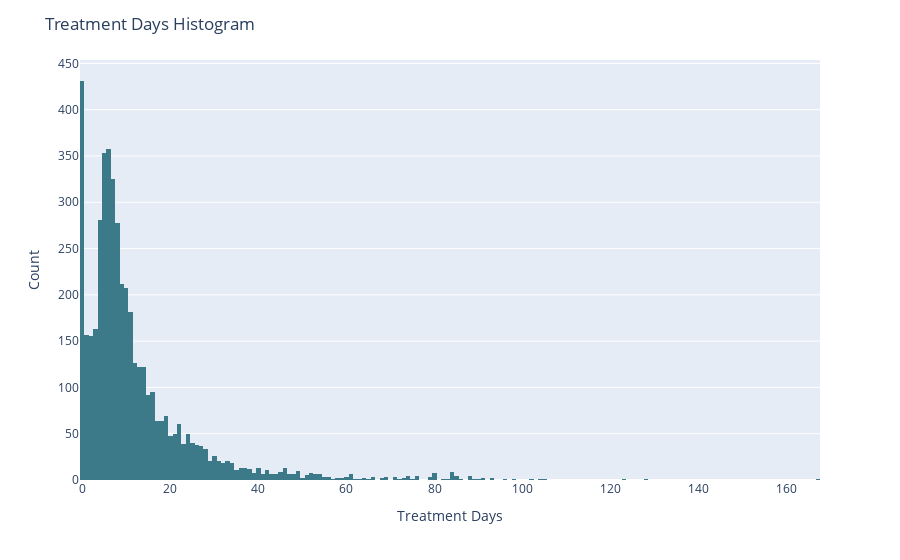

Notebook code for this chart:
### Markdown cell above
## Revisión de Días de tratamiento por paciente

### Code cell
ptDF = df[['Patient ID', 'Treatment Days']].drop_duplicates()
fig = px.histogram(ptDF, x='Treatment Days')
fig.update_traces(marker_color=CATEGORY_PALETTE[0])
fig.update_layout(xaxis_title='Treatment Days', yaxis_title='Count', title='Treatment Days Histogram')
fig.show()

### Figure 1 — Plotly figure (JSON) as saved in the notebook; plotly's stock layout.template omitted (floating-point values rounded to 4 significant figures; data arrays with more than 128 entries replaced by an {"elided": "..."} marker saying what was removed)
{"data": [{"alignmentgroup": "True", "bingroup": "x", "hovertemplate": "Treatment Days=%{x}<br>count=%{y}<extra></extra>", "legendgroup": "", "marker": {"color": "#3C7A89", "pattern": {"shape": ""}}, "name": "", "offsetgroup": "", "orientation": "v", "showlegend": false, "type": "histogram", "x": {"elided": "4645 int values"}, "xaxis": "x", "yaxis": "y"}], "layout": {"barmode": "relative", "legend": {"tracegroupgap": 0}, "margin": {"t": 60}, "title": {"text": "Treatment Days Histogram"}, "xaxis": {"anchor": "y", "domain": [0, 1], "title": {"text": "Treatment Days"}}, "yaxis": {"anchor": "x", "domain": [0, 1], "title": {"text": "Count"}}}}
